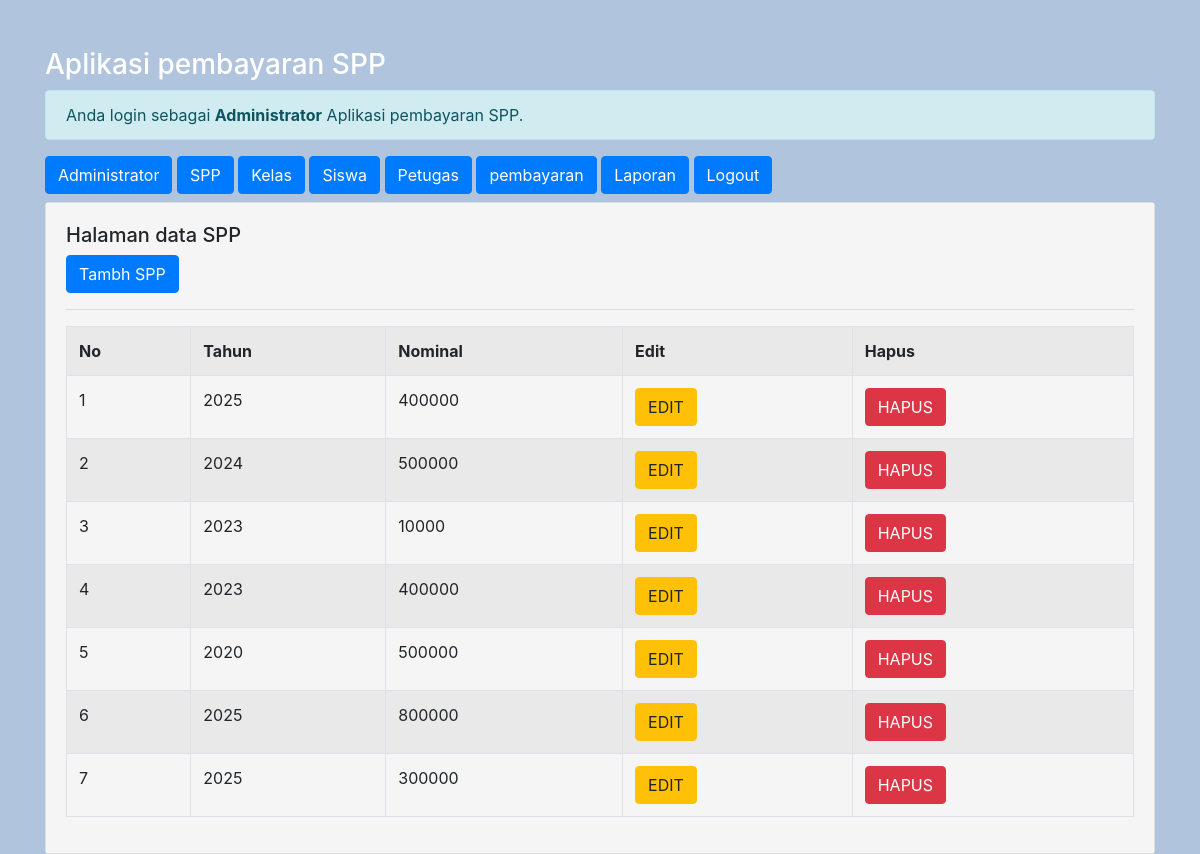
The page /admin/admin.php?url=spp (signed in) on the database its author committed.
### tables this page shows
CREATE TABLE `spp` (
  `id_spp` int(11) NOT NULL,
  `tahun` int(11) NOT NULL,
  `nominal` int(11) NOT NULL
);

### admin/spp.php (the view)
<h5>Halaman data SPP</h5>
<a href="?url=tambah-spp" class="btn btn-primary">Tambh SPP</a>
<hr>
<table class="table table-striped table-bordered">
	<tr class="fe-bold">
		<th>No</th>
		<th>Tahun</th>
		<th>Nominal</th>
		<th>Edit</th>
		<th>Hapus</th>
	</tr>
	<?php
		include'../koneksi.php';
		$no = 1;
		$sql = "SELECT*FROM spp ORDER BY id_spp DESC";
		$query = mysqli_query($koneksi, $sql);
		foreach($query as $data){ ?>
			<tr>
				<td><?= $no++; ?></td>
				<td><?= $data['tahun'] ?></td>
				<td><?= $data['nominal'] ?></td>
				<td>
					<a href="?url=edit-spp&id_spp=<?= $data['id_spp']?>"class= 'btn btn-warning'>EDIT</a>
				</td>
				<td>
					<a onclick="return confirm('Apakah anda yakin ingin menghapus Data')" href="?url=hapus-spp&id_spp=<?= $data['id_spp']?>"class= 'btn btn-danger'>HAPUS</a>
				</td>
			</tr>
		<?php  }?>
</table>

### admin/admin.php (shortened to what this page needs)
<!DOCTYPE html>
<html>
<head>
	<link href="../css/bootstrap.min.css" rel="stylesheet">
</head>
<body style="background-color: 	#B0C4DE;">
<div class="container mt-5">
	<h3 style="color: white;">Aplikasi pembayaran SPP</h3>
	<div class="alert alert-info">
		Anda login sebagai <b>Administrator</b> Aplikasi pembayaran SPP.
	</div>
	<a href="admin.php" class="btn btn-primary">Administrator</a>
	<a href="admin.php?url=spp" class="btn btn-primary">SPP</a>
	<a href="admin.php?url=kelas" class="btn btn-primary">Kelas</a>
	<a href="admin.php?url=siswa" class="btn btn-primary">Siswa</a>
	<a href="admin.php?url=petugas" class="btn btn-primary">Petugas</a>
	<a href="admin.php?url=pembayaran" class="btn btn-primary">pembayaran</a>
	<a href="admin.php?url=laporan" class="btn btn-primary">Laporan</a>
	<a href="admin.php?url=logout" class="btn btn-primary">Logout</a>
	<div class="card mt-2" style="opacity: 1.5;">
		<div class="card-body" style="background-color: #F5F5F5;">
			<?php
			$file = @$_GET['url'];
				if(empty($file)){
					echo "<h4>Selamat datang di halaman Administrator.</h4>";
					echo "Aplikasi pembayaran SPP digunakan untuk mempermudahdalam mencatat pembayaran siswa / siswi di sekolah";
				}else{
					include $file. ".php";
				}
			 ?>
		</div>
	</div>
</div>
</body>
</html>

### rows shown on the page
spp: tahun "2025", nominal "400000"
spp: tahun "2024", nominal "500000"
spp: tahun "2023", nominal "10000"
spp: tahun "2023", nominal "400000"
spp: tahun "2020", nominal "500000"
spp: tahun "2025", nominal "800000"
spp: tahun "2025", nominal "300000"
